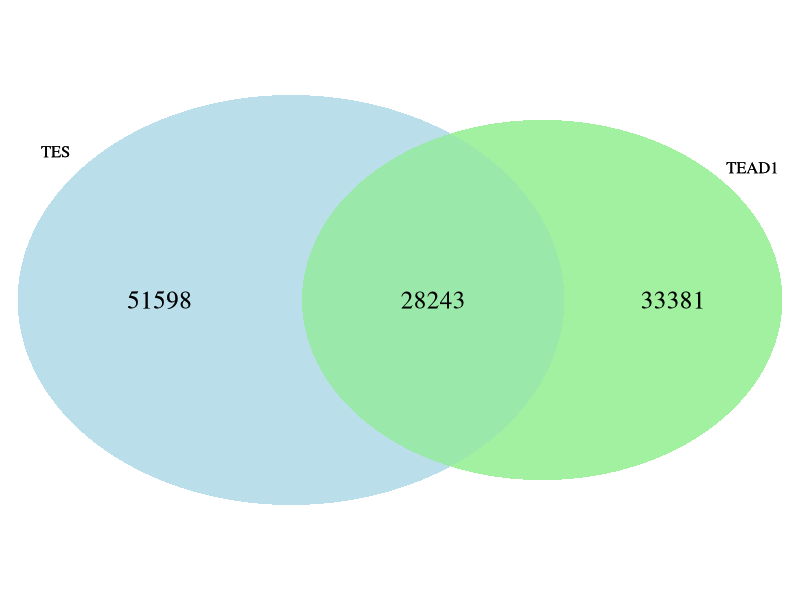
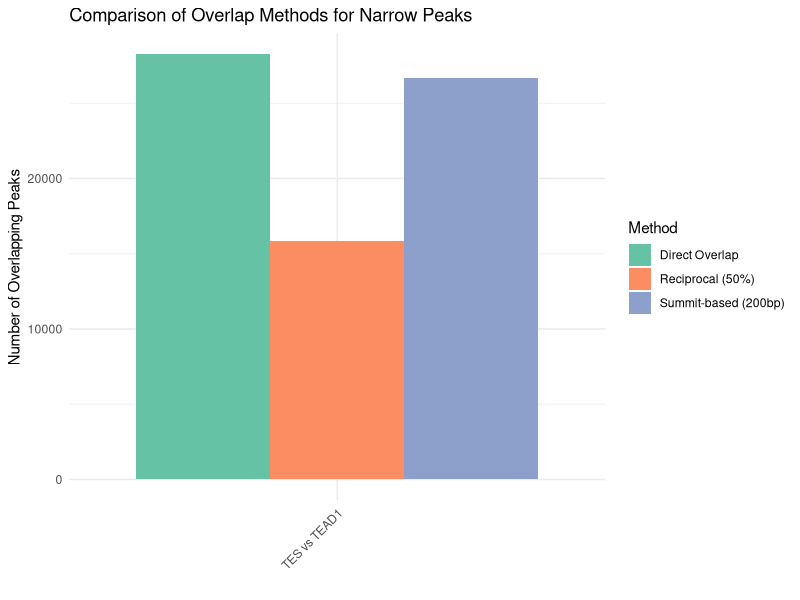
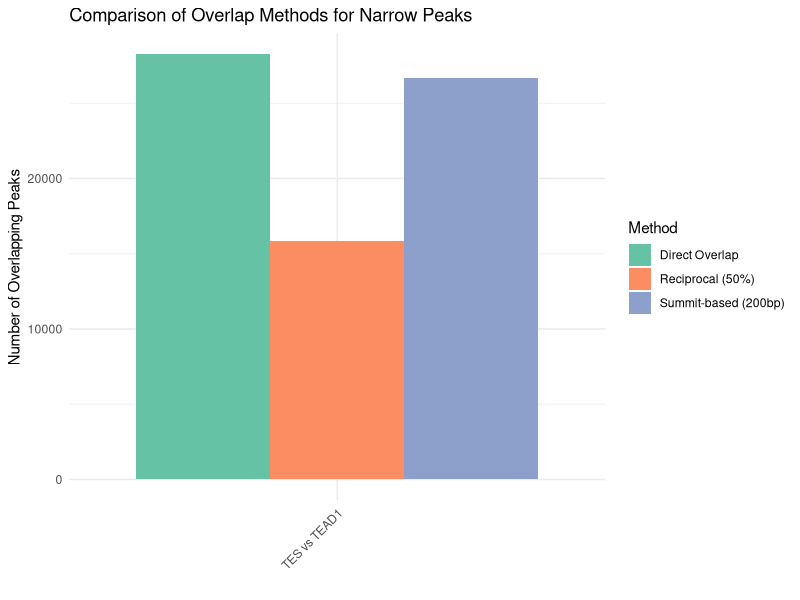

Write R code to recreate these figures, in order.
library(VennDiagram)
library(ggplot2)
library(dplyr)
library(gridExtra)

# Peak counts from shell script (TESmut removed - failed sample)
tes_total=79841
tead1_total=61624

# Direct overlap counts (peaks with any overlap)
tes_overlap_tead1=28243
tead1_overlap_tes=28887

# For Venn diagrams, use overlap counts (peaks that have any overlap)
tes_tead1_overlap=28243

tes_unique_tead1=51598
tead1_unique_tes=32737

# Summit-based overlaps
summit_tes_tead1=26663

# Reciprocal overlaps (>=50%)
reciprocal_tes_tead1=15852

# Jaccard indices
jaccard_tes_tead1=0.249

cat(paste("Narrow Peak counts (TESmut removed - failed sample):\n"))
cat(paste("TES:", tes_total, "\n"))
cat(paste("TEAD1:", tead1_total, "\n\n"))

cat(paste("Direct Overlaps:\n"))
cat(paste("TES overlapping TEAD1:", tes_overlap_tead1, "\n\n"))

# Create Venn diagrams for pairwise comparisons (TESmut removed - failed sample)
output_dir <- "results/12_pairwise_overlap_narrow/venn"
dir.create(output_dir, recursive = TRUE, showWarnings = FALSE)

# TES vs TEAD1 (only comparison now - TESmut removed)
cat("Creating TES vs TEAD1 Venn diagram...\n")
png(file.path(output_dir, "TES_vs_TEAD1_narrow_venn.png"),
    width = 3000, height = 3000, res = 300)
venn.plot <- draw.pairwise.venn(
    area1 = tes_total,
    area2 = tead1_total,
    cross.area = tes_tead1_overlap,
    category = c("TES", "TEAD1"),
    col = "transparent",
    fill = c("lightblue", "lightgreen"),
    alpha = 0.6,
    cex = 1.5,
    fontfamily = "serif",
    main = "TES vs TEAD1 Narrow Peak Overlap",
    main.cex = 1.8
)
grid.draw(venn.plot)
dev.off()

# Create comprehensive summary statistics table (TESmut removed)
stats_table <- data.frame(
    Comparison = c("TES vs TEAD1"),
    Direct_Overlap = c(tes_tead1_overlap),
    Summit_Overlap = c(summit_tes_tead1),
    Reciprocal_50pct = c(reciprocal_tes_tead1),
    TES_Only = c(tes_unique_tead1),
    TEAD1_Only = c(tead1_unique_tes),
    TES_Total = c(tes_total),
    TEAD1_Total = c(tead1_total),
    Overlap_Pct_TES = round(c(tes_tead1_overlap/tes_total*100), 1),
    Overlap_Pct_TEAD1 = round(c(tes_tead1_overlap/tead1_total*100), 1),
    Jaccard_Index = c(jaccard_tes_tead1)
)

# Write statistics to file
write.table(stats_table, file.path(output_dir, "narrow_peak_overlap_statistics.txt"),
            sep="\t", row.names=FALSE, quote=FALSE)

# Create bar plot comparing overlap methods
overlap_comparison <- data.frame(
    Comparison = rep(c("TES vs TEAD1"), 3),
    Method = c("Direct Overlap", "Summit-based (200bp)", "Reciprocal (50%)"),
    Count = c(tes_tead1_overlap, summit_tes_tead1, reciprocal_tes_tead1)
)

p_methods <- ggplot(overlap_comparison, aes(x = Comparison, y = Count, fill = Method)) +
    geom_bar(stat = "identity", position = "dodge") +
    labs(title = "Comparison of Overlap Methods for Narrow Peaks",
         y = "Number of Overlapping Peaks", x = "") +
    theme_minimal() +
    theme(axis.text.x = element_text(angle = 45, hjust = 1)) +
    scale_fill_brewer(palette = "Set2")

ggsave(file.path(output_dir, "overlap_methods_comparison.pdf"), p_methods, width = 10, height = 6)
ggsave(file.path(output_dir, "overlap_methods_comparison.png"), p_methods, width = 10, height = 6, dpi = 300)

cat("Narrow peak Venn diagram analysis completed (TESmut excluded - failed sample).\n")
cat("\nSummary Statistics:\n")
print(stats_table)

cat("\nInterpretation Guide:\n")
cat("- Direct Overlap: Any genomic overlap (most permissive)\n")
cat("- Summit-based: Peak centers within 200bp (appropriate for TF binding)\n")
cat("- Reciprocal 50%: At least 50% mutual overlap (most stringent)\n")
cat("- Jaccard Index: Overlap similarity score (0-1, higher = more similar)\n")
cat("- NOTE: TESmut samples removed from analysis (failed sample)\n")
